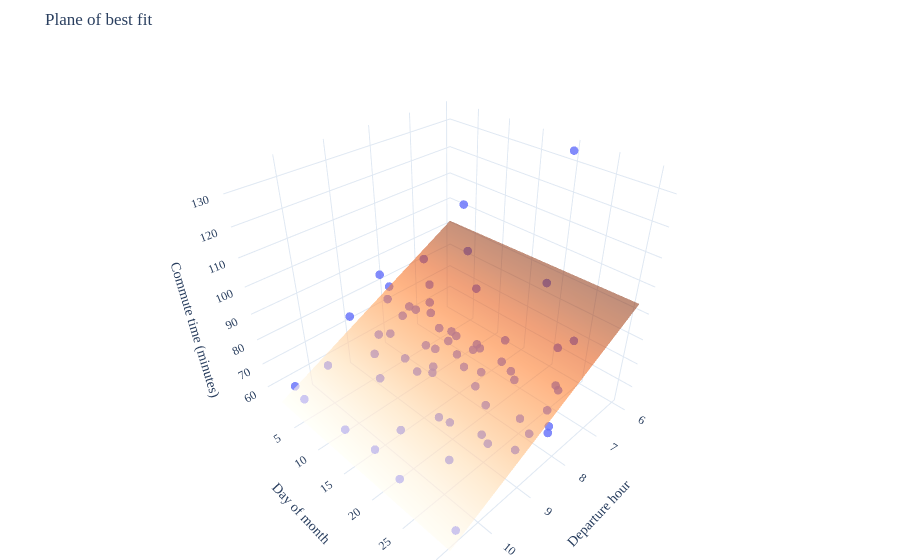

This figure's notebook cell:
### Code cell
departure_grid = np.linspace(df['departure_hour'].min(), df['departure_hour'].max(), 25)
day_grid = np.linspace(df['day_of_month'].min(), df['day_of_month'].max(), 25)
departure_mesh, day_mesh = np.meshgrid(departure_grid, day_grid)

prediction_grid = pd.DataFrame({
    'departure_hour': departure_mesh.ravel(),
    'day_of_month': day_mesh.ravel(),
})
minute_mesh = model_multiple.predict(prediction_grid).reshape(departure_mesh.shape)

fig = go.Figure()
fig.add_trace(go.Scatter3d(
    x=df['departure_hour'],
    y=df['day_of_month'],
    z=df['minutes'],
    mode='markers',
    name='Observed commutes',
    marker={'size': 5, 'opacity': 0.8},
))
fig.add_trace(go.Surface(
    x=departure_mesh,
    y=day_mesh,
    z=minute_mesh,
    name='Plane of best fit',
    colorscale='Oranges',
    opacity=0.55,
    showscale=False,
))
fig.update_layout(
    title='Plane of best fit',
    scene={
        'xaxis_title': 'Departure hour',
        'yaxis_title': 'Day of month',
        'zaxis_title': 'Commute time (minutes)',
    },
    margin={'l': 0, 'r': 0, 'b': 0, 't': 50},
)
fig

### Figure 1 — Plotly figure (JSON) as saved in the notebook; plotly's stock layout.template omitted (floating-point values rounded to 4 significant figures; data arrays with more than 128 entries replaced by an {"elided": "..."} marker saying what was removed)
{"data": [{"marker": {"opacity": 0.8, "size": 5}, "mode": "markers", "name": "Observed commutes", "type": "scatter3d", "x": [10.82, 7.75, 8.45, 7.133, 9.15, 8.167, 9.2, 6.05, 8.217, 9.283, 8.033, 9.517, 7.967, 9.883, 7.9, 7.85, 7.933, 7.95, 8.55, 8.433, 9.75, 8.617, 8.467, 10.47, 8.233, 8.483, 7.967, 8.25, 7.833, 8.4, 8.9, 10.53, 10.57, 10.78, 9.133, 7.95, 8.317, 8.433, 8.4, 8.95, 8.583, 8.75, 9.733, 8.717, 10.58, 9.55, 9.083, 7.833, 8.8, 8.983, 6.133, 6.45, 7.75, 8.217, 7.783, 8.083, 7.683, 7.467, 7.6, 7.767, 7.517, 7.55, 7.583, 7.45, 7.6], "y": [15, 16, 22, 23, 30, 14, 19, 20, 26, 27, 6, 11, 17, 25, 1, 28, 29, 18, 19, 21, 2, 9, 12, 17, 30, 31, 1, 2, 3, 20, 28, 30, 4, 5, 7, 11, 12, 13, 2, 9, 11, 15, 16, 18, 22, 23, 25, 29, 30, 1, 5, 6, 8, 12, 13, 15, 16, 19, 20, 22, 27, 29, 4, 5, 7], "z": [68.0, 94, 63.0, 100, 69, 74, 61.0, 134.0, 62.0, 67.0, 76, 67.0, 73, 64.0, 77, 65.0, 78, 75, 75, 75, 60, 63.0, 72, 59, 64.0, 72, 72, 86, 66.0, 67.0, 89, 56, 57, 67.0, 67.0, 73, 84, 64.0, 61.0, 77, 60, 68.0, 56, 89, 59, 71, 64.0, 75, 71, 73, 84, 106, 78, 68.0, 71, 69, 71, 66.0, 78, 70, 85, 91, 68.0, 90, 83]}, {"colorscale": [[0, "rgb(255,245,235)"], [0.125, "rgb(254,230,206)"], [0.25, "rgb(253,208,162)"], [0.375, "rgb(253,174,107)"], [0.5, "rgb(253,141,60)"], [0.625, "rgb(241,105,19)"], [0.75, "rgb(217,72,1)"], [0.875, "rgb(166,54,3)"], [1, "rgb(127,39,4)"]], "name": "Plane of best fit", "opacity": 0.55, "showscale": false, "type": "surface", "x": {"elided": "25x25 float values"}, "y": {"elided": "25x25 float values"}, "z": {"elided": "25x25 float values"}}], "layout": {"margin": {"b": 0, "l": 0, "r": 0, "t": 50}, "scene": {"xaxis": {"title": {"text": "Departure hour"}}, "yaxis": {"title": {"text": "Day of month"}}, "zaxis": {"title": {"text": "Commute time (minutes)"}}}, "title": {"text": "Plane of best fit"}}}
